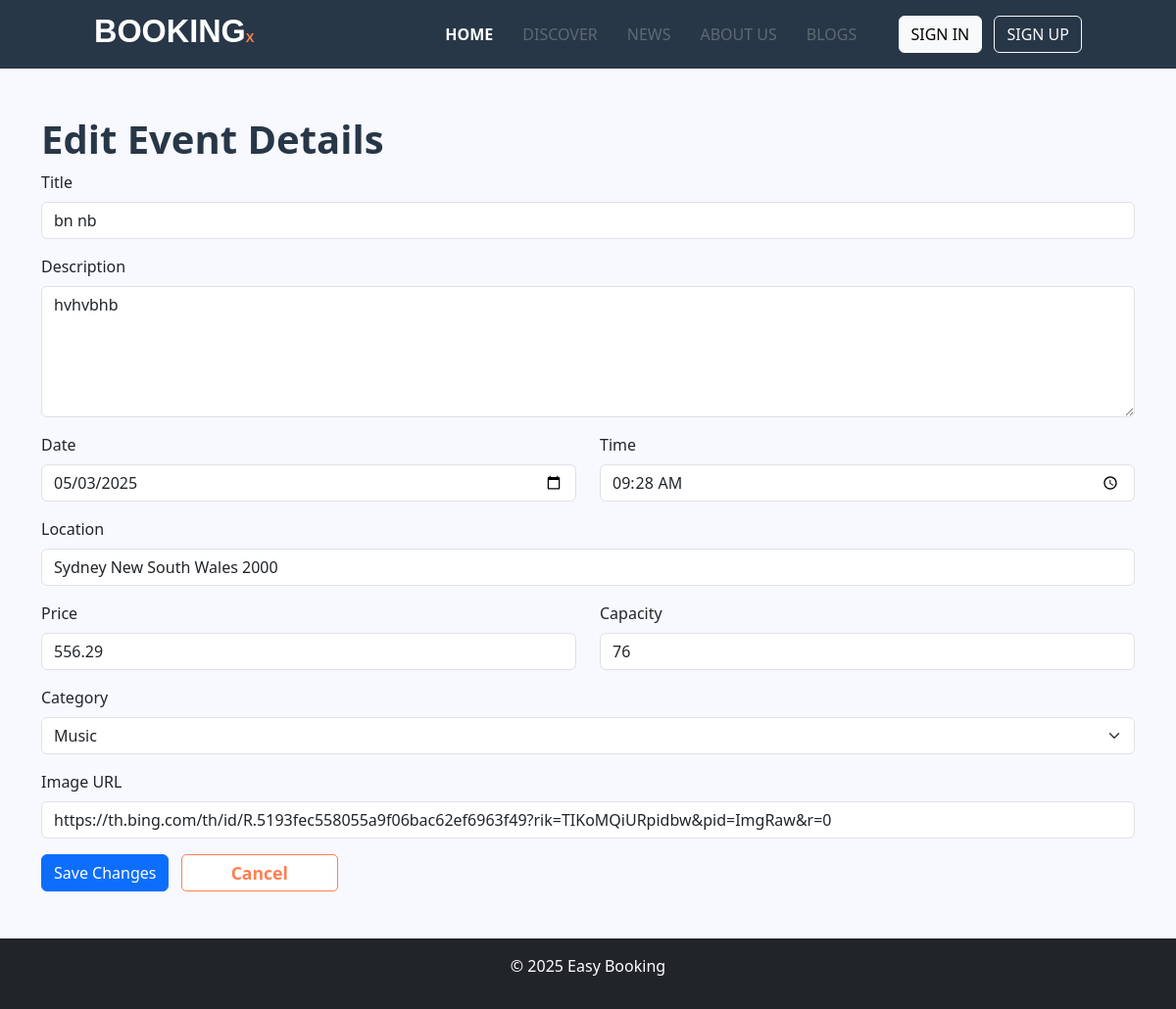
/edit_event/1 (signed in), run on the app's committed database.
### app.py (models this page shows, shortened)
class Event(db.Model):
    id           = db.Column(db.Integer, primary_key=True)
    title        = db.Column(db.String(100), nullable=False)
    description  = db.Column(db.Text, nullable=False)
    date         = db.Column(db.String(100), nullable=False)  # "YYYY-MM-DD"
    time         = db.Column(db.String(100), nullable=False)  # "HH:MM"
    location     = db.Column(db.String(200), nullable=False)
    price        = db.Column(db.Float, nullable=False)
    capacity     = db.Column(db.Integer, nullable=False)
    category     = db.Column(db.String(50), nullable=False)
    image_url    = db.Column(db.String(300))
    organizer_id = db.Column(db.Integer, db.ForeignKey('user.id'), nullable=False)
    organizer     = db.relationship('User', backref='events')
    bookings      = db.relationship('Booking', back_populates='event', lazy='dynamic')
    transactions  = db.relationship('Transaction', back_populates='event', lazy='dynamic')

### app.py (the view, shortened to what this page needs)
@app.route('/edit_event/<int:event_id>', methods=['GET','POST'])
@login_required
def edit_event(event_id):
    event = Event.query.get_or_404(event_id)
    if current_user.id != event.organizer_id:
        abort(403)
    return render_template('edit_event.html', event=event)

### app.py (called while the page is built)
@login_manager.user_loader
def load_user(user_id):
    return User.query.get(int(user_id))

### templates/edit_event.html (shortened to what this page needs)
<!DOCTYPE html>
<html lang="en">
<head>
  <link href="https://cdn.jsdelivr.net/npm/bootstrap@5.3.3/dist/css/bootstrap.min.css" rel="stylesheet">
  <link href="https://cdnjs.cloudflare.com/ajax/libs/font-awesome/6.0.0/css/all.min.css" rel="stylesheet">
  <link rel="stylesheet" href="{{ url_for('static', filename='css/style.css') }}">
  <link rel="stylesheet" href="{{ url_for('static', filename='css/index.css') }}">
</head>
<body>
  <nav class="navbar navbar-expand-lg padding_y">
    <a class="navbar-brand" href="{{ url_for('home') }}">
      <img src="{{ url_for('static', filename='img/logo-w.svg') }}" alt="LOGO" style="width:55%;">
    </a>
    <div class="collapse navbar-collapse" id="navbarNav">
      <ul class="navbar-nav mx-auto">
        <li class="nav-item"><a class="nav-link active" href="{{ url_for('home') }}">HOME</a></li>
        <li class="nav-item"><a class="nav-link" href="#">DISCOVER</a></li>
        <li class="nav-item"><a class="nav-link" href="#">NEWS</a></li>
        <li class="nav-item"><a class="nav-link" href="#">ABOUT US</a></li>
        <li class="nav-item"><a class="nav-link" href="#">BLOGS</a></li>
      </ul>
      <div>
        <button class="btn btn-light me-2" data-bs-toggle="modal" data-bs-target="#signInModal">SIGN IN</button>
        <button class="btn btn-outline-light" data-bs-toggle="modal" data-bs-target="#signupModal">SIGN UP</button>
      </div>
    </div>
  </nav>
  <div class="container my-5">
    <h2>Edit Event Details</h2>
    <form action="{{ url_for('edit_event', event_id=event.id) }}" method="post">
      <div class="mb-3">
        <label class="form-label">Title</label>
        <input type="text" name="title" class="form-control" value="{{ event.title }}" required>
      </div>
      <div class="mb-3">
        <label class="form-label">Description</label>
        <textarea name="description" class="form-control" rows="5" required>{{ event.description }}</textarea>
      </div>
      <div class="row">
        <div class="col-md-6 mb-3">
          <label class="form-label">Date</label>
          <input type="date" name="date_single" class="form-control" value="{{ event.date }}" required>
        </div>
        <div class="col-md-6 mb-3">
          <label class="form-label">Time</label>
          <input type="time" name="time_single" class="form-control" value="{{ event.time }}" required>
        </div>
      </div>
      <div class="mb-3">
        <label class="form-label">Location</label>
        <input type="text" name="location" class="form-control" value="{{ event.location }}" required>
      </div>
      <div class="row">
        <div class="col-md-6 mb-3">
          <label class="form-label">Price</label>
          <input type="number" step="0.01" name="price" class="form-control" value="{{ event.price }}" required>
        </div>
        <div class="col-md-6 mb-3">
          <label class="form-label">Capacity</label>
          <input type="number" name="capacity" class="form-control" value="{{ event.capacity }}" required>
        </div>
      </div>
      <div class="mb-3">
        <label class="form-label">Category</label>
        <select name="category" class="form-select" required>
          {% for cat in ['Music','Art','Movies','Entertainment'] %}
            <option value="{{ cat }}" {% if event.category==cat %}selected{% endif %}>{{ cat }}</option>
          {% endfor %}
        </select>
      </div>
      <div class="mb-3">
        <label class="form-label">Image URL</label>
        <input type="text" name="image_url" class="form-control" value="{{ event.image_url }}">
      </div>
      <button type="submit" class="btn btn-primary btn-hover">Save Changes</button>
      <a href="{{ url_for('event_page', event_id=event.id) }}" class="btn btn-secondary btn-hover ms-2">Cancel</a>
    </form>
  </div>
  <footer class="bg-dark text-white text-center py-3 padding_y">
    <p>&copy; 2025 Easy Booking</p>
  </footer>
</body>
</html>

### static/css/style.css (style rules this page uses)
:root { --primary-color: #283747; --secondary-color: #FF7F50; --text-color: #ffffff; --background-color: #f2f4f4; --sec-text-color: #a1a1a1; }
body { width: 100vw; height: auto; overflow-y: scroll; padding: 0; margin: 0; background-color: ghostwhite; }
.padding_y { padding: 10px 8vw; }
footer, .navbar { background-color: var(--primary-color); color: var(--text-color) !important; }
.navbar .active { color: var(--text-color) !important; font-weight: 700 !important; }
.navbar .nav-link { color: rgba(255, 255, 255, 0.25); padding: 0 5px !important; margin: 0 10PX !important; }
h2 { color: var(--primary-color); font-weight: 700; font-size: 2.5rem; }
.btn-hover { transition: all 0.3s ease-in-out; }
.btn-secondary { background-color: var(--text-color) !important; color: var(--secondary-color) !important; border: 1px solid var(--secondary-color) !important; border-radius: 5px !important; font-weight: 600 !important; font-size: 1.1rem !important; padding: 5px 50px !important; }

### data on the page
Event: title "bn nb", description "hvhvbhb", date_single "05/03/2025", time_single "09:28", location "Sydney New South Wales 2000", price "556.29", capacity "76", category "Music", image_url "https://th.bing.com/th/id/R.5193fec558055a9f06bac62ef6963f49?rik=TIKoMQiURpidbw&pid=ImgRaw&r=0"
